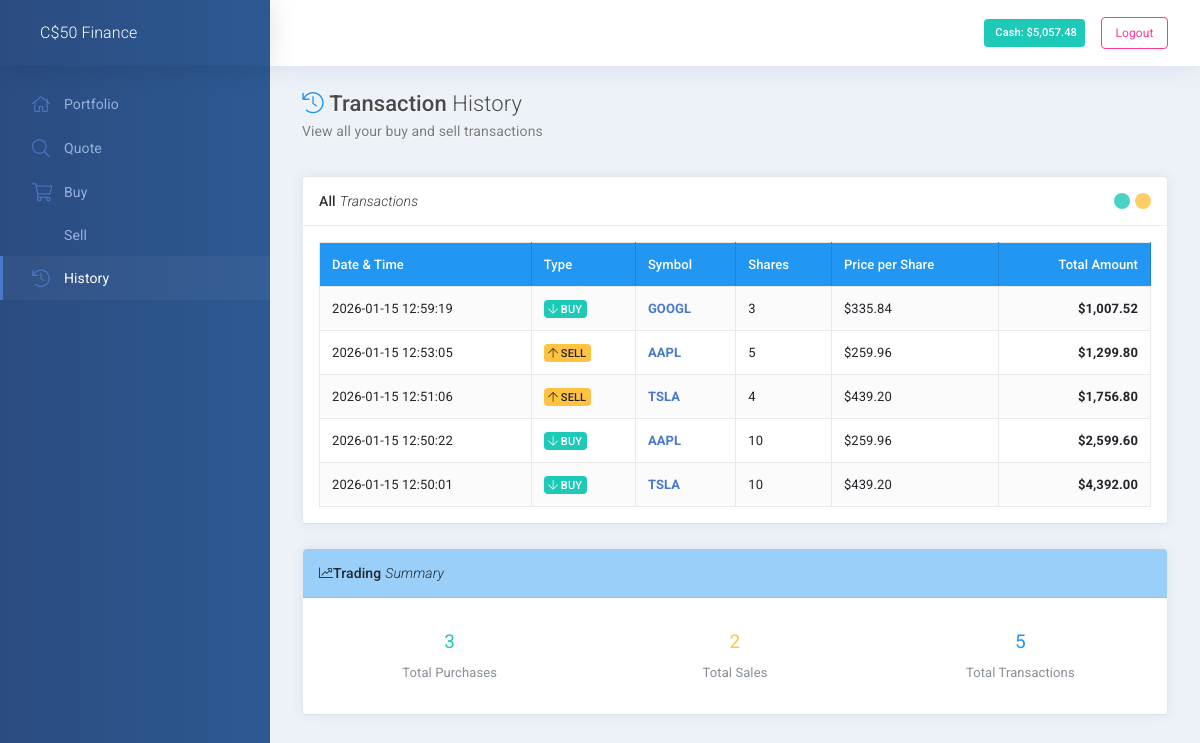
The page /history (signed in) on the database its author committed.
### model.py (models this page shows, shortened)
class Base(DeclarativeBase):
    pass

class User(Base):
    __tablename__ = "user"
    id = mapped_column(Integer, primary_key=True)
    full_names = mapped_column(String(255))
    username = mapped_column(String(255))
    create_date: Mapped[datetime] = mapped_column(insert_default=func.now())
    password_hash = mapped_column(String(1000))
    addresses: Mapped[List["Address"]] = relationship(back_populates="user")
    portfolio: Mapped["Portfolio"] = relationship(back_populates="user")
    cash: Mapped[int] = mapped_column(insert_default=10000)
    email: Mapped[str] = mapped_column(String(255), nullable=False)
    @property
    def password(self):
        raise AttributeError('password is not a readable attribute')

class Transaction(Base):
    __tablename__ = 'transactions'
    id = Column(Integer, primary_key=True)
    user_id = Column(Integer, ForeignKey('user.id'))
    symbol = Column(String(15))
    quantity = Column(Integer)
    price = Column(Float)
    transaction_type = Column(String(10))  # 'BUY' or 'SELL'
    timestamp = Column(DateTime, default=func.now())

### app.py (the view)
@app.route("/history")
@login_required
def history():
    user_id = current_user.id
    transactions = session_db.query(Transaction).filter_by(user_id=user_id).order_by(Transaction.timestamp.desc()).all()
    return render_template("history.html", transactions=transactions)

### app.py (called while the page is built)
@app.after_request
def after_request(response):
    response.headers["Cache-Control"] = "no-cache, no-store, must-revalidate"
    response.headers["Expires"] = 0
    response.headers["Pragma"] = "no-cache"
    return response

@login_manager.user_loader
def load_user(user_id):
    user = session_db.query(User).get(int(user_id))
    return user

### helpers.py (called while the page is built)
def login_required(f):
    @wraps(f)
    @flask_login_required
    def decorated_function(*args, **kwargs):
        return f(*args, **kwargs)
    return decorated_function

def usd(value):
    return f"${value:,.2f}"

### templates/history.html (shortened to what this page needs)
{% extends "layout.html" %}
{% block main %}
<div class="subheader">
  <h1 class="subheader-title">
    <i class='fal fa-history text-info'></i> Transaction <span class='fw-300'>History</span>
    <small>
      View all your buy and sell transactions
    </small>
  </h1>
</div>
<div class="row">
  <div class="col-xl-12">
    <div id="panel-1" class="panel">
      <div class="panel-hdr">
        <h2>
          All <span class="fw-300"><i>Transactions</i></span>
        </h2>
        <div class="panel-toolbar">
          <button class="btn btn-panel" data-action="panel-collapse" data-toggle="tooltip" data-offset="0,10" data-original-title="Collapse"></button>
          <button class="btn btn-panel" data-action="panel-fullscreen" data-toggle="tooltip" data-offset="0,10" data-original-title="Fullscreen"></button>
        </div>
      </div>
      <div class="panel-container show">
        <div class="panel-content">
          {% if transactions %}
          <table class="table table-bordered table-hover table-striped w-100 m-0">
            <thead class="bg-info-500 text-white">
              <tr>
                <th>Date & Time</th>
                <th>Type</th>
                <th>Symbol</th>
                <th>Shares</th>
                <th>Price per Share</th>
                <th class="text-right">Total Amount</th>
              </tr>
            </thead>
            <tbody>
              {% for transaction in transactions %}
              <tr>
                <td>{{ transaction.timestamp.strftime('%Y-%m-%d %H:%M:%S') }}</td>
                <td>
                  {% if transaction.transaction_type == 'BUY' %}
                    <span class="badge badge-success">
                      <i class="fal fa-arrow-down"></i> BUY
                    </span>
                  {% else %}
                    <span class="badge badge-warning">
                      <i class="fal fa-arrow-up"></i> SELL
                    </span>
                  {% endif %}
                </td>
                <td class="fw-700 text-primary">{{ transaction.symbol }}</td>
                <td>{{ transaction.quantity }}</td>
                <td>{{ transaction.price | usd }}</td>
                <td class="fw-700 text-right">{{ (transaction.price * transaction.quantity) | usd }}</td>
              </tr>
              {% endfor %}
            </tbody>
          </table>
          {% endif %}
        </div>
      </div>
    </div>
  </div>
</div>
{% if transactions %}
<div class="row">
  <div class="col-xl-12">
    <div id="panel-2" class="panel">
      <div class="panel-hdr bg-info-50">
        <h2>
          <i class="fal fa-chart-line"></i> Trading <span class="fw-300"><i>Summary</i></span>
        </h2>
      </div>
      <div class="panel-container show">
        <div class="panel-content">
          <div class="row">
            <div class="col-md-4">
              <div class="text-center p-3">
                <h3 class="text-success">
                  {{ transactions | selectattr('transaction_type', 'equalto', 'BUY') | list | length }}
                </h3>
                <p class="text-muted mb-0">Total Purchases</p>
              </div>
            </div>
            <div class="col-md-4">
              <div class="text-center p-3">
                <h3 class="text-warning">
                  {{ transactions | selectattr('transaction_type', 'equalto', 'SELL') | list | length }}
                </h3>
                <p class="text-muted mb-0">Total Sales</p>
              </div>
            </div>
            <div class="col-md-4">
              <div class="text-center p-3">
                <h3 class="text-info">
                  {{ transactions | length }}
                </h3>
                <p class="text-muted mb-0">Total Transactions</p>
              </div>
            </div>
          </div>
        </div>
      </div>
    </div>
  </div>
</div>
{% endif %}
{% endblock %}

### templates/layout.html (shortened to what this page needs)
<!DOCTYPE html>
<html lang="en">
  <head>
    <link rel="stylesheet" media="screen, print" href="{{ url_for('static', filename='css/vendors.bundle.css') }}">
    <link rel="stylesheet" media="screen, print" href="{{ url_for('static', filename='css/app.bundle.css') }}">
    <link rel="stylesheet" media="screen, print" href="{{ url_for('static', filename='css/themes/cust-theme-3.css') }}">
  </head>
  <body class="mod-bg-1 mod-nav-link">
      <div class="page-wrapper">
	<div class="page-inner">
	  {% if current_user.is_authenticated %}
	  <aside class="page-sidebar">
	    <div class="page-logo">
	      <a href="/" class="page-logo-link d-flex align-items-center">
		<span class="page-logo-text">C$50 Finance</span>
	      </a>
	    </div>
	    <nav id="js-primary-nav" class="primary-nav" role="navigation">
	      <ul id="js-nav-menu" class="nav-menu">
		<li class="{{ 'active' if request.path == '/' }}"><a href="/"><i class="fal fa-home"></i> <span class="nav-link-text">Portfolio</span></a></li>
		<li class="{{ 'active' if request.path == '/quote' }}"><a href="/quote"><i class="fal fa-search"></i> <span class="nav-link-text">Quote</span></a></li>
		<li class="{{ 'active' if request.path == '/buy' }}"><a href="/buy"><i class="fal fa-shopping-cart"></i> <span class="nav-link-text">Buy</span></a></li>
		<li class="{{ 'active' if request.path == '/sell' }}"><a href="/sell"> <span class="nav-link-text">Sell</span></a></li>
		<li class="{{ 'active' if request.path == '/history' }}"><a href="/history"><i class="fal fa-history"></i> <span class="nav-link-text">History</span></a></li>
	      </ul>
	    </nav>
	  </aside>
	  {% endif %}
	  <div class="page-content-wrapper">
	    <header class="page-header" role="banner">
	      <div class="ml-auto d-flex align-items-center">
		{% if current_user.is_authenticated %}
		<div class="mr-3">
		  <span class="badge badge-success p-2">
		     Cash: {{ current_user.cash | usd }}
		  </span>
		</div>
		<a href="/logout" class="btn btn-sm btn-outline-danger">Logout</a>
		{% else %}
		<a href="{{ url_for('login') }}" class="btn btn-sm btn-primary mr-2">Login</a>
		<a href="{{ url_for('register') }}" class="btn btn-sm btn-outline-primary">Register</a>
		{% endif %}
	      </div>
	    </header>
	    <main id="js-page-content" role="main" class="page-content">
	      {% block main %}{% endblock %}
	    </main>
	  </div>
	</div>
      </div>
    </body>
</html>

### static/css/themes/cust-theme-3.css (style rules this page uses)
.page-logo, .page-sidebar, .nav-footer, .bg-brand-gradient { background-image: -webkit-gradient(linear, right top, left top, from(rgba(51, 148, 225, 0.18)), to(transparent)); background-image: linear-gradient(270deg, rgba(51, 148, 225, 0.18), transparent); background-color: #2b4c81; }
html body { background-color: #fff; }
.page-header { background-color: #fff; }
.nav-menu li.active > a { color: white; background-color: rgba(255, 255, 255, 0.04); -webkit-box-shadow: inset 3px 0 0 #4679cc; box-shadow: inset 3px 0 0 #4679cc; }
.nav-menu li.active:not(.open) > a:before { color: #24b3a4; }
.nav-menu li a { color: #97b1dc; }
.nav-menu li a > [class*='fa-'], .nav-menu li a > .ni { color: #4a78c2; }
.page-content-wrapper { background-color: #edf2f9; }
.subheader-title { color: #494949; text-shadow: #fff 0 1px; }
.subheader-title small { color: #7c7c7c; }
.panel { background-color: #fff; border-bottom: 1px solid #e0e0e0; }
.panel-hdr { background: #fff; }
.panel-toolbar .btn-panel[data-action="panel-collapse"], .panel-toolbar .btn-panel.js-panel-collapse { background: #1dc9b7; }
.panel-toolbar .btn-panel[data-action="panel-fullscreen"], .panel-toolbar .btn-panel.js-panel-fullscreen { background: #ffc241; }
.bg-info-50 { background-color: #9acffa; color: rgba(0, 0, 0, 0.8); }
.bg-info-500 { background-color: #2196F3; color: white; }
.btn-outline-danger { color: #fd3995; border-color: #fd3995; }
.text-primary { color: #4679cc !important; }
.text-success { color: #1dc9b7 !important; }
.text-info { color: #2196F3 !important; }
.text-warning { color: #ffc241 !important; }

### rows shown on the page
User: cash "$5,057.48"
Transaction: transaction_type "BUY" (drawn), (transaction.price*transaction.quantity)|usd "$1,007.52"
Transaction: transaction_type "SELL" (drawn), (transaction.price*transaction.quantity)|usd "$1,299.80"
Transaction: transaction_type "SELL" (drawn), (transaction.price*transaction.quantity)|usd "$1,756.80"
Transaction: transaction_type "BUY" (drawn), (transaction.price*transaction.quantity)|usd "$2,599.60"
Transaction: transaction_type "BUY" (drawn), (transaction.price*transaction.quantity)|usd "$4,392.00"

### other values the page prints
{{ transactions | length }} "5"
